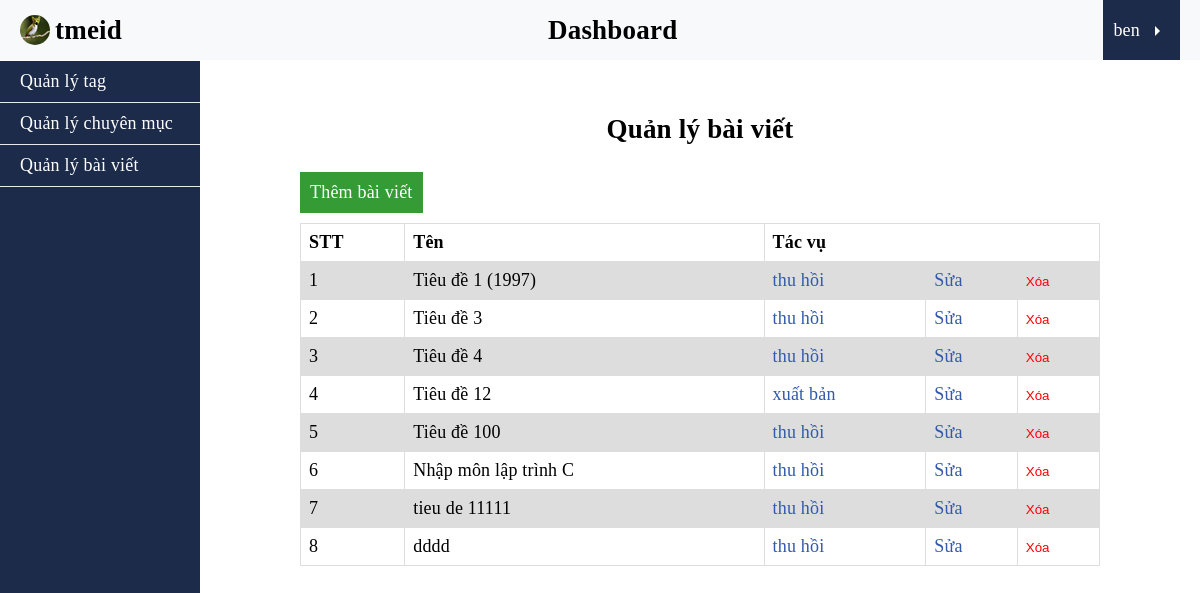
The app's page /dashboard/posts/index.php (signed in), older data.
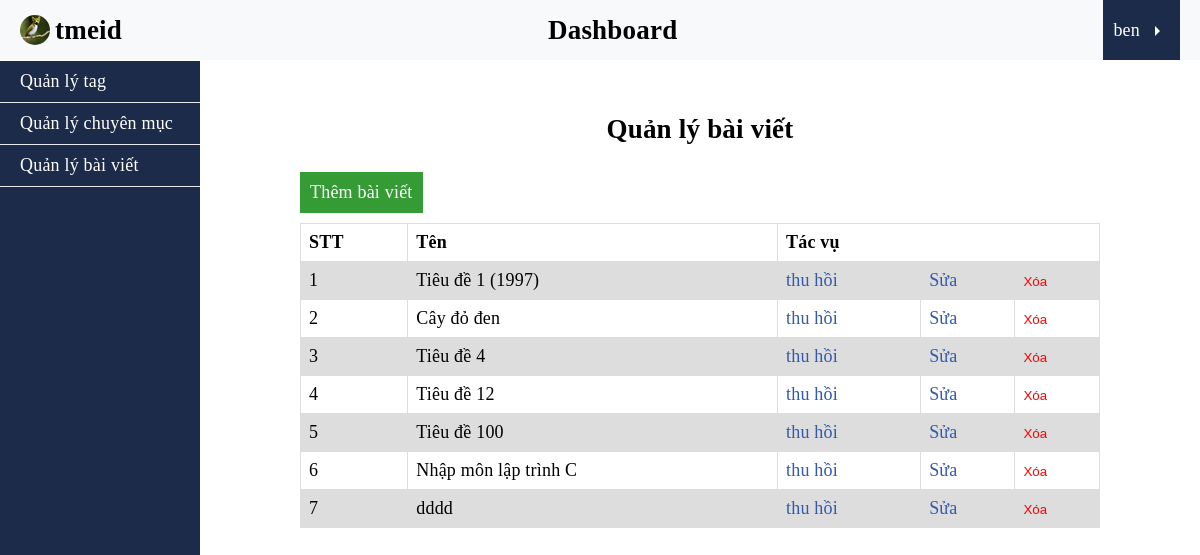
The same page, newer data.
### tables this page shows
CREATE TABLE `post` (
  `id` int(11) NOT NULL,
  `title` varchar(255) NOT NULL,
  `description` text NOT NULL,
  `slug` varchar(255) NOT NULL,
  `content` text NOT NULL,
  `img` varchar(255) NOT NULL,
  `published` tinyint(4) NOT NULL,
  `author_id` int(11) DEFAULT NULL,
  `category_id` int(11) DEFAULT NULL,
  `created_at` timestamp NOT NULL DEFAULT current_timestamp()
);

### app/database/db.php (called while the page is built, shortened)
<?php
include 'connect.php';
function selectAll($table, $condition = [], $limit = 0, $except = [], $desc = false){
    global $connect;
    $sql = "SELECT * FROM $table";
    if(empty($condition)){
        $stm = $connect->prepare($sql);
        $stm->execute();
        $records = $stm->get_result()->fetch_all(MYSQLI_ASSOC);
    }
    return $records;
}

### app/controllers/posts.php (called while the page is built, shortened)
<?php
require_once ROOT_PATH . '/app/database/db.php';
if (empty($_GET['id'])) {
    $posts = selectAll(POST_TABLE);
}

### dashboard/posts/index.php (the view, shortened to what this page needs)
<?php
    require_once ROOT_PATH .'/app/controllers/posts.php';
?>
<!DOCTYPE html>
<html lang="en">
<head>
    <link rel="stylesheet" href="../../assets/css/style.css">
</head>
<body>
    <header>
        <?php include ROOT_PATH .'/app/blade/header_dashboard.php' ?>
    </header>
    <main>
        <div class="dashboard">
            <?php include '../../app/blade/nav_dashboard.php' ?>
            <section class="dashboard-data">
                <div>
                    <h4 class="title-manage">Quản lý bài viết</h4>
                    <a href="create.php" class="btn-create">Thêm bài viết</a>
                    <table class="tags">
                        <tr>
                            <th>STT</th>
                            <th>Tên</th>
                            <th colspan="3">Tác vụ</th>
                        </tr>
                        <?php foreach ($posts as $i => $post) : ?>
                            <tr>
                                <td><?php echo $i + 1 ?></td>
                                <td class="input-tag"><?php echo $post[TITLE_PROPERTY] ?></td>
                                <td>
                                    <a href="edit.php?id=<?php echo $post['id'] .'&published=' .$post[PUBLISHED_PROPERTY]?>">
                                        <?php echo $post[PUBLISHED_PROPERTY] == 1 ?  'thu hồi' : 'xuất bản' ?>
                                    </a>
                                </td>
                                <td class="edit"><a href="edit.php?id=<?php echo $post['id'] ?>">Sửa</a></td>
                                <td class="delete">
                                    <form action="index.php" method="POST">
                                        <input type="submit" value="Xóa" name="btn-delete-post" class="delete-btn">
                                    </form>
                                </td>
                            </tr>
                        <?php endforeach ?>
                    </table>
                </div>
            </section>
        </div>
    </main>
</body>

Row changes from the older to the newer data that the page shows:
removed post: title "tieu de 11111", published "thu hồi"
changed post: title "Tiêu đề 3" → "Cây đỏ đen"
changed post "Tiêu đề 12": published "xuất bản" → "thu hồi"
